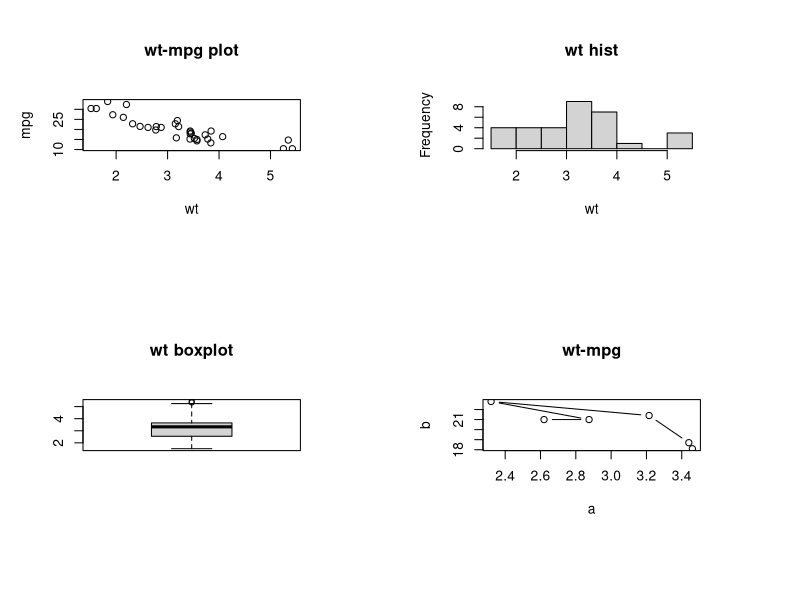

Write the R code that produced this figure.
attach(mtcars)
opar<-par(no.readonly=TRUE)
par(mfrow=c(2,2))
par(mar=c(9,5,6,6))
plot(wt,mpg,main="wt-mpg plot")
hist(wt,main="wt hist");
boxplot(wt,main="wt boxplot")
a<-head(wt)
b<-head(mpg)
plot(a,b,type="b",main="wt-mpg")
detach(mtcars)
